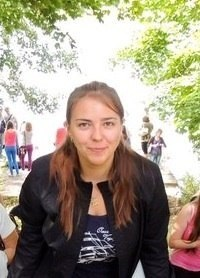
#> input picture images/Anya.jpg, 200 x 278 px
$ jupyter execute image_filters.ipynb
#> lines starting #> are read from the running program, lines starting #| are printed output that depends on the picture
[cell 1]
import matplotlib.pyplot as plt
import numpy as np
from PIL import Image
from PIL import ImageFilter

[cell 2]
path = "Anya.jpg"

[cell 3]
img = Image.open(path)
#> img is the input picture: PIL image 200x278 RGB; mean R, G, B 158.6, 148.6, 131.9
display(img)

[cell 4]
img_np = np.asarray(img)
img_np.shape
#> Out = (278, 200, 3)

[cell 5]
plt.imshow(img_np[50:, :, :])             # crop upper part
img_50 = Image.fromarray(img_np[50:, :, :])
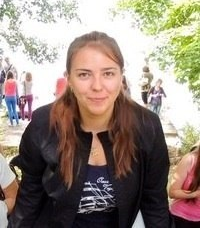
#> img_50: PIL image 200x228 RGB; mean R, G, B 148.6, 134.7, 124.4

[cell 6]
img_blur = img_50.filter(ImageFilter.BLUR)
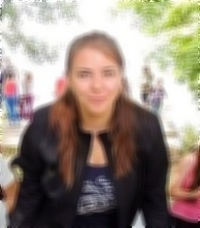
#> img_blur: PIL image 200x228 RGB; mean R, G, B 148.6, 134.7, 124.4
display(img_blur)

[cell 7]
img_contour = img_50.filter(ImageFilter.CONTOUR)
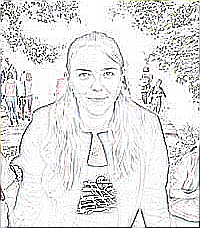
#> img_contour: PIL image 200x228 RGB; mean R, G, B 224.2, 224.1, 223.6
display(img_contour)

[cell 8]
img_edged = img.filter(ImageFilter.FIND_EDGES)      # branches look beautiful, leave upper part
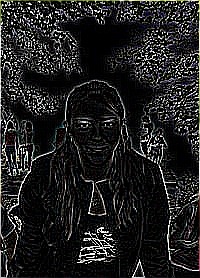
#> img_edged: PIL image 200x278 RGB; mean R, G, B 33.4, 33.3, 33.1
display(img_edged)

[cell 9]
img_detailed = img_50.filter(ImageFilter.DETAIL)
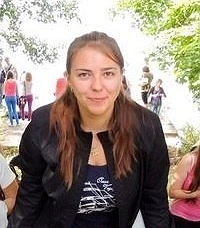
#> img_detailed: PIL image 200x228 RGB; mean R, G, B 148.3, 134.4, 124.3
display(img_detailed)

[cell 10]
img_smooth = img_50.filter(ImageFilter.SMOOTH)
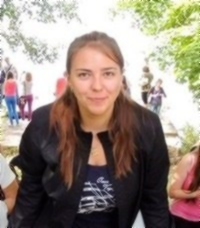
#> img_smooth: PIL image 200x228 RGB; mean R, G, B 148.6, 134.7, 124.4
img_detailed_smooth = img_detailed.filter(ImageFilter.SMOOTH_MORE)
display(img_smooth)
display(img_detailed_smooth)
